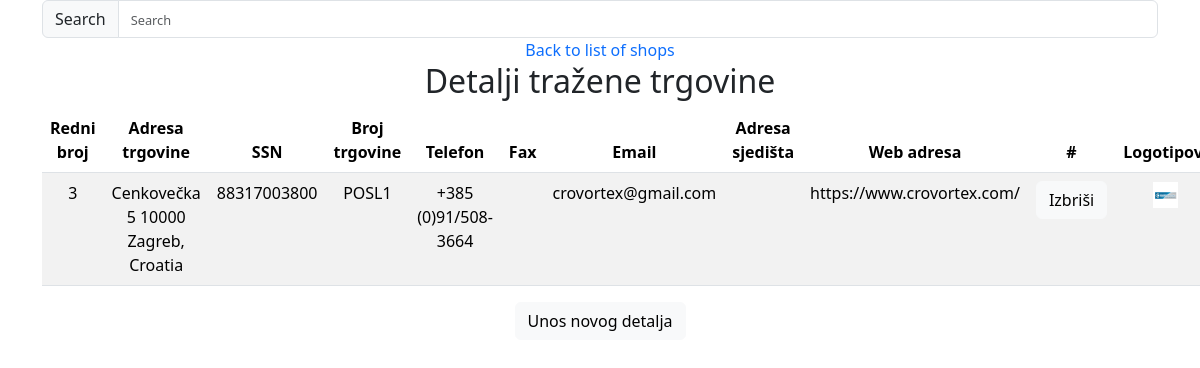
The app's page /shop_detail.php?shop_name=Crovortex, obrt za trgovinu with its own data.
### tables this page shows
CREATE TABLE `shop_detail` (
  `id` int(11) NOT NULL,
  `shop_name` varchar(255) NOT NULL,
  `address` varchar(255) DEFAULT NULL,
  `ssn` varchar(11) DEFAULT NULL,
  `shop_number` varchar(255) DEFAULT NULL,
  `telephone` varchar(255) DEFAULT NULL,
  `fax` varchar(255) DEFAULT NULL,
  `email` varchar(255) DEFAULT NULL,
  `hq_address` varchar(255) DEFAULT NULL,
  `web_page` varchar(255) DEFAULT NULL
);

CREATE TABLE `shop_logo` (
  `id` int(11) NOT NULL,
  `shop_name` varchar(255) NOT NULL,
  `logo1_url` varchar(255) NOT NULL,
  `logo2_url` varchar(255) NOT NULL
);

### dbconn.php (called while the page is built, shortened)
<?php
class DatabaseConnection{
    public $dbconn;
    public function setDbconn( $dbconn) {$this->dbconn = $dbconn;}
	public function getDbconn() {return $this->dbconn;}
}
?>

### shop.php (called while the page is built, shortened)
<?php
include("dbconn.php");
class Shop{
    public $shop_name;
    function __construct($shop_name)
    {
        $this->shop_name=$shop_name;
    }
    function get_shop_name(){
        return $this->shop_name;
    }
    function __destruct()
    {
        $this->shop_name="";
    }
}
?>

### shop_details.php (the view, shortened to what this page needs)
<?php
include("shop.php");
class ShopDetails extends Shop{
private $id;
 public $address;
 private $ssn;
 public $shop_number;
 public $telephone;
 public $fax;
 public $email;
 public $hq_address;
 public $web_page;
 function __construct($id,$shop_name,$address,$ssn,$shop_number,$telephone,$fax,$email,$hq_address,$web_page)
 {
    $this->id=$id;
     $this->address=$address;
     $this->ssn=$ssn;
     $this->shop_number=$shop_number;
     $this->telephone=$telephone;
     $this->fax=$fax;
     $this->email=$email;
     $this->hq_address=$hq_address;
     $this->web_page=$web_page;
 }
 function __destruct()
    {
        $this->address="";
        $this->ssn="";
        $this->shop_number="";
        $this->telephone="";
        $this->fax="";
        $this->email="";
        $this->hq_address="";
        $this->web_page="";
    }
public function getAddress() {return $this->address;}
	public function getSsn() {return $this->ssn;}
	public function getShopNumber() {return $this->shop_number;}
	public function getTelephone() {return $this->telephone;}
	public function getFax() {return $this->fax;}
	public function getEmail() {return $this->email;}
	public function getHqAddress() {return $this->hq_address;}
	public function getWebPage() {return $this->web_page;}
   public function getId() {return $this->id;}
public function setId( $id): void {$this->id = $id++;}
	public function print_table_data(){
        echo "<td>".$this->getId()."</td>";
		echo "<td>".$this->getAddress()."</td>";
        echo "<td>".$this->getSsn()."</td>";
        echo "<td>".$this->getShopNumber()."</td>";
        echo "<td>".$this->getTelephone()."</td>";
        echo "<td>".$this->getFax()."</td>";
        echo "<td>".$this->getEmail()."</td>";
        echo "<td>".$this->getHqAddress()."</td>";
        echo "<td>".$this->getWebPage()."</td>";
          $self = $_SERVER['PHP_SELF'];
            if (isset($_GET['shop_name'])) {
    $self .= "?shop_name=";
    $self .= $_GET['shop_name'];
  }
        echo "<td><form action='" . htmlspecialchars($self) . "' method='POST'><input id='" . $this->getId() . "' type='submit' class='btn btn-light' value='Izbriši'><input type='hidden' name='".CNST_VAL::DELETE_SHOP_DETAIL."' value='".CNST_VAL::DELETE_SHOP_DETAIL."'>
        <input type='hidden' name='id' value='".$this->getId()."'>
        </td></form>";
    }
}
?>

### functions.php (shortened to what this page needs)
<?php
include("shop_details.php");
function print_shop_details($shop_name)
{
  if (isset($_GET['shop_name'])) {
    include("shop_logo.php");
    $shop = new Shop($shop_name);
    $connection = new DatabaseConnection("localhost", "root", "", "bills", "utf8");
    $connection->connectToDatabase();
    $sql = "SELECT * FROM shop_detail WHERE shop_name='" . $shop->get_shop_name() . "'";
    $query = mysqli_query($connection->getDbconn(), $sql);
    $sql2 = "SELECT * FROM shop_logo WHERE shop_name='" . $shop->get_shop_name() . "'";
    $exe_q = mysqli_query($connection->getDbconn(), $sql2);
    echo "<h2>Detalji tražene trgovine</h2>";
    echo "<table class='table table-striped'>";
    echo "<thead><tr><th scope='col'>Redni broj</th><th scope='col'>Adresa trgovine</th><th scope='col'>SSN</th><th scope='col'>Broj trgovine</th><th scope='col'>Telefon</th><th scope='col'>Fax</th>
    <th scope='col'>Email</th>
    <th scope='col'>Adresa sjedišta</th>
    <th scope='col'>Web adresa</th>
      <th scope='col'>#</th>
    <th scope='col'>Logotipovi</th>
    </tr></thead>";
    echo "<tbody>";
    while ($res = mysqli_fetch_array($query)) {
      echo "<tr>";
      $details = new ShopDetails($res['id'], $shop_name, $res['address'], $res['ssn'], $res['shop_number'], $res['telephone'], $res['fax'], $res['email'], $res['hq_address'], $res['web_page']);
      $details->print_table_data();
      while ($res2 = mysqli_fetch_array($exe_q)) {
        $logo = new Shop_Logo($shop_name, $res2['logo1_url'], $res2['logo2_url']);
        $logo->print_logo();
      }
      echo "</tr>";
    }
    echo "</tbody>";
    echo "</table>";
    echo "<p><form method='post'><button class='btn btn-light' name='innsd'>Unos novog detalja</button></form>";
  } else {
    print_navigation();
  }
}

### shop_logo.php (shortened to what this page needs)
<?php
class Shop_Logo extends Shop{
    public $logo1_url;
    public function __construct($shop_name ,$logo1_url,  $logo2_url){
        $this->shop_name=$shop_name;
        $this->logo1_url = $logo1_url;
        $this->logo2_url = $logo2_url;}
	public function getLogo1Url() {return $this->logo1_url;}
	function print_logo(){
       $sn=$this->get_shop_name();
        echo "<td><img src='".$this->getLogo1Url()."' alt='".$sn."' class='logo'></td>";
    }
}
?>

### bills.css (style rules this page uses)
.logo { width: 30%; height: 30%; }
input, input::placeholder { font-size: 80%; }

### records on screen
shop_detail: id "3", address "Cenkovečka 5 10000 Zagreb, Croatia", ssn "88317003800", shop_number "POSL1", telephone "+385 (0)91/508-3664", email "crovortex@gmail.com", web_page "https://www.crovortex.com/"
shop_logo: logo1_url (picture)
